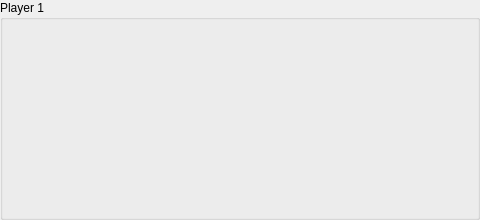
   <widget class="QGroupBox" name="groupBox">
    <property name="geometry">
     <rect>
      <x>15</x>
      <y>10</y>
      <width>480</width>
      <height>220</height>
     </rect>
    </property>
    <property name="title">
     <string>Player 1</string>
    </property>
    <widget class="QLabel" name="n4">
     <property name="geometry">
      <rect>
       <x>52</x>
       <y>20</y>
       <width>42</width>
       <height>60</height>
      </rect>
     </property>
     <property name="minimumSize">
      <size>
       <width>42</width>
       <height>60</height>
      </size>
     </property>
     <property name="text">
      <string/>
     </property>
     <property name="pixmap">
      <pixmap>../../../Utils/Workplace/pic/4.jpg</pixmap>
     </property>
     <property name="scaledContents">
      <bool>true</bool>
     </property>
    </widget>
    <widget class="QLabel" name="n5">
     <property name="geometry">
      <rect>
       <x>94</x>
       <y>20</y>
       <width>42</width>
       <height>60</height>
      </rect>
     </property>
     <property name="minimumSize">
      <size>
       <width>42</width>
       <height>60</height>
      </size>
     </property>
     <property name="text">
      <string/>
     </property>
     <property name="pixmap">
      <pixmap>../../../Utils/Workplace/pic/5.jpg</pixmap>
     </property>
     <property name="scaledContents">
      <bool>true</bool>
     </property>
    </widget>
    <widget class="QLabel" name="n8">
     <property name="geometry">
      <rect>
       <x>220</x>
       <y>20</y>
       <width>42</width>
       <height>60</height>
      </rect>
     </property>
     <property name="minimumSize">
      <size>
       <width>42</width>
       <height>60</height>
      </size>
     </property>
     <property name="text">
      <string/>
     </property>
     <property name="pixmap">
      <pixmap>../../../Utils/Workplace/pic/8.jpg</pixmap>
     </property>
     <property name="scaledContents">
      <bool>true</bool>
     </property>
    </widget>
    <widget class="QLabel" name="n6">
     <property name="geometry">
      <rect>
       <x>136</x>
       <y>20</y>
       <width>42</width>
       <height>60</height>
      </rect>
     </property>
     <property name="minimumSize">
      <size>
       <width>42</width>
       <height>60</height>
      </size>
     </property>
     <property name="text">
      <string/>
     </property>
     <property name="pixmap">
      <pixmap>../../../Utils/Workplace/pic/6.jpg</pixmap>
     </property>
     <property name="scaledContents">
      <bool>true</bool>
     </property>
    </widget>
    <widget class="QLabel" name="n7">
     <property name="geometry">
      <rect>
       <x>178</x>
       <y>20</y>
       <width>42</width>
       <height>60</height>
      </rect>
     </property>
     <property name="minimumSize">
      <size>
       <width>42</width>
       <height>60</height>
      </size>
     </property>
     <property name="text">
      <string/>
     </property>
     <property name="pixmap">
      <pixmap>../../../Utils/Workplace/pic/7.jpg</pixmap>
     </property>
     <property name="scaledContents">
      <bool>true</bool>
     </property>
    </widget>
    <widget class="QLabel" name="n11">
     <property name="geometry">
      <rect>
       <x>346</x>
       <y>20</y>
       <width>42</width>
       <height>60</height>
      </rect>
     </property>
     <property name="minimumSize">
      <size>
       <width>42</width>
       <height>60</height>
      </size>
     </property>
     <property name="text">
      <string/>
     </property>
     <property name="pixmap">
      <pixmap>../../../Utils/Workplace/pic/11.jpg</pixmap>
     </property>
     <property name="scaledContents">
      <bool>true</bool>
     </property>
    </widget>
    <widget class="QLabel" name="n9">
     <property name="geometry">
      <rect>
       <x>262</x>
       <y>20</y>
       <width>42</width>
       <height>60</height>
      </rect>
     </property>
     <property name="minimumSize">
      <size>
       <width>42</width>
       <height>60</height>
      </size>
     </property>
     <property name="text">
      <string/>
     </property>
     <property name="pixmap">
      <pixmap>../../../Utils/Workplace/pic/9.jpg</pixmap>
     </property>
     <property name="scaledContents">
      <bool>true</bool>
     </property>
    </widget>
    <widget class="QLabel" name="n10">
     <property name="geometry">
      <rect>
       <x>304</x>
       <y>20</y>
       <width>42</width>
       <height>60</height>
      </rect>
     </property>
     <property name="minimumSize">
      <size>
       <width>42</width>
       <height>60</height>
      </size>
     </property>
     <property name="text">
      <string/>
     </property>
     <property name="pixmap">
      <pixmap>../../../Utils/Workplace/pic/10.jpg</pixmap>
     </property>
     <property name="scaledContents">
      <bool>true</bool>
     </property>
    </widget>
    <widget class="QLabel" name="n12">
     <property name="geometry">
      <rect>
       <x>388</x>
       <y>20</y>
       <width>42</width>
       <height>60</height>
      </rect>
     </property>
     <property name="minimumSize">
      <size>
       <width>42</width>
       <height>60</height>
      </size>
     </property>
     <property name="text">
      <string/>
     </property>
     <property name="pixmap">
      <pixmap>../../../Utils/Workplace/pic/12.jpg</pixmap>
     </property>
     <property name="scaledContents">
      <bool>true</bool>
     </property>
    </widget>
    <widget class="QLabel" name="n13">
     <property name="geometry">
      <rect>
       <x>430</x>
       <y>20</y>
       <width>42</width>
       <height>60</height>
      </rect>
     </property>
     <property name="minimumSize">
      <size>
       <width>42</width>
       <height>60</height>
      </size>
     </property>
     <property name="text">
      <string/>
     </property>
     <property name="pixmap">
      <pixmap>../../../Utils/Workplace/pic/13.jpg</pixmap>
     </property>
     <property name="scaledContents">
      <bool>true</bool>
     </property>
    </widget>
    <widget class="QLabel" name="n16">
     <property name="geometry">
      <rect>
       <x>94</x>
       <y>81</y>
       <width>42</width>
       <height>60</height>
      </rect>
     </property>
     <property name="minimumSize">
      <size>
       <width>42</width>
       <height>60</height>
      </size>
     </property>
     <property name="text">
      <string/>
     </property>
     <property name="pixmap">
      <pixmap>../../../Utils/Workplace/pic/16.jpg</pixmap>
     </property>
     <property name="scaledContents">
      <bool>true</bool>
     </property>
    </widget>
    <widget class="QLabel" name="n17">
     <property name="geometry">
      <rect>
       <x>136</x>
       <y>81</y>
       <width>42</width>
       <height>60</height>
      </rect>
     </property>
     <property name="minimumSize">
      <size>
       <width>42</width>
       <height>60</height>
      </size>
     </property>
     <property name="text">
      <string/>
     </property>
     <property name="pixmap">
      <pixmap>../../../Utils/Workplace/pic/17.jpg</pixmap>
     </property>
     <property name="scaledContents">
      <bool>true</bool>
     </property>
    </widget>
    <widget class="QLabel" name="n18">
     <property name="geometry">
      <rect>
       <x>178</x>
       <y>81</y>
       <width>42</width>
       <height>60</height>
      </rect>
     </property>
     <property name="minimumSize">
      <size>
       <width>42</width>
       <height>60</height>
      </size>
     </property>
     <property name="text">
      <string/>
     </property>
     <property name="pixmap">
      <pixmap>../../../Utils/Workplace/pic/18.jpg</pixmap>
     </property>
     <property name="scaledContents">
      <bool>true</bool>
     </property>
    </widget>
    <widget class="QLabel" name="n21">
     <property name="geometry">
      <rect>
       <x>304</x>
       <y>81</y>
       <width>42</width>
       <height>60</height>
      </rect>
     </property>
     <property name="minimumSize">
      <size>
       <width>42</width>
       <height>60</height>
      </size>
     </property>
     <property name="text">
      <string/>
     </property>
     <property name="pixmap">
      <pixmap>../../../Utils/Workplace/pic/21.jpg</pixmap>
     </property>
     <property name="scaledContents">
      <bool>true</bool>
     </property>
    </widget>
    <widget class="QLabel" name="n24">
     <property name="geometry">
      <rect>
       <x>430</x>
       <y>81</y>
       <width>42</width>
       <height>60</height>
      </rect>
     </property>
     <property name="minimumSize">
      <size>
       <width>42</width>
       <height>60</height>
      </size>
     </property>
     <property name="text">
      <string/>
     </property>
     <property name="pixmap">
      <pixmap>../../../Utils/Workplace/pic/24.jpg</pixmap>
     </property>
     <property name="scaledContents">
      <bool>true</bool>
     </property>
    </widget>
    <widget class="QLabel" name="n19">
     <property name="geometry">
      <rect>
       <x>220</x>
       <y>81</y>
       <width>42</width>
       <height>60</height>
      </rect>
     </property>
     <property name="minimumSize">
      <size>
       <width>42</width>
       <height>60</height>
      </size>
     </property>
     <property name="text">
      <string/>
     </property>
     <property name="pixmap">
      <pixmap>../../../Utils/Workplace/pic/19.jpg</pixmap>
     </property>
     <property name="scaledContents">
      <bool>true</bool>
     </property>
    </widget>
    <widget class="QLabel" name="n14">
     <property name="geometry">
      <rect>
       <x>10</x>
       <y>81</y>
       <width>42</width>
       <height>60</height>
      </rect>
     </property>
     <property name="minimumSize">
      <size>
       <width>42</width>
       <height>60</height>
      </size>
     </property>
     <property name="text">
      <string/>
     </property>
     <property name="pixmap">
      <pixmap>../../../Utils/Workplace/pic/14.jpg</pixmap>
     </property>
     <property name="scaledContents">
      <bool>true</bool>
     </property>
    </widget>
    <widget class="QLabel" name="n22">
     <property name="geometry">
      <rect>
       <x>346</x>
       <y>81</y>
       <width>42</width>
       <height>60</height>
      </rect>
     </property>
     <property name="minimumSize">
      <size>
       <width>42</width>
       <height>60</height>
      </size>
     </property>
     <property name="text">
      <string/>
     </property>
     <property name="pixmap">
      <pixmap>../../../Utils/Workplace/pic/22.jpg</pixmap>
     </property>
     <property name="scaledContents">
      <bool>true</bool>
     </property>
    </widget>
    <widget class="QLabel" name="n15">
     <property name="geometry">
      <rect>
       <x>52</x>
       <y>81</y>
       <width>42</width>
       <height>60</height>
      </rect>
     </property>
     <property name="minimumSize">
      <size>
       <width>42</width>
       <height>60</height>
      </size>
     </property>
     <property name="text">
      <string/>
     </property>
     <property name="pixmap">
      <pixmap>../../../Utils/Workplace/pic/15.jpg</pixmap>
     </property>
     <property name="scaledContents">
      <bool>true</bool>
     </property>
    </widget>
    <widget class="QLabel" name="n23">
     <property name="geometry">
      <rect>
       <x>388</x>
       <y>81</y>
       <width>42</width>
       <height>60</height>
      </rect>
     </property>
     <property name="minimumSize">
      <size>
       <width>42</width>
       <height>60</height>
      </size>
     </property>
     <property name="text">
      <string/>
     </property>
     <property name="pixmap">
      <pixmap>../../../Utils/Workplace/pic/23.jpg</pixmap>
     </property>
     <property name="scaledContents">
      <bool>true</bool>
     </property>
    </widget>
    <widget class="QLabel" name="n20">
     <property name="geometry">
      <rect>
       <x>262</x>
       <y>81</y>
       <width>42</width>
       <height>60</height>
      </rect>
     </property>
     <property name="minimumSize">
      <size>
       <width>42</width>
       <height>60</height>
      </size>
     </property>
     <property name="text">
      <string/>
     </property>
     <property name="pixmap">
      <pixmap>../../../Utils/Workplace/pic/20.jpg</pixmap>
     </property>
     <property name="scaledContents">
      <bool>true</bool>
     </property>
    </widget>
    <widget class="QLabel" name="n26">
     <property name="geometry">
      <rect>
       <x>52</x>
       <y>142</y>
       <width>42</width>
       <height>60</height>
      </rect>
     </property>
     <property name="minimumSize">
      <size>
       <width>42</width>
       <height>60</height>
      </size>
     </property>
     <property name="text">
      <string/>
     </property>
     <property name="pixmap">
      <pixmap>../../../Utils/Workplace/pic/26.jpg</pixmap>
     </property>
     <property name="scaledContents">
      <bool>true</bool>
     </property>
    </widget>
    <widget class="QLabel" name="n30">
     <property name="geometry">
      <rect>
       <x>220</x>
       <y>142</y>
       <width>42</width>
       <height>60</height>
      </rect>
     </property>
     <property name="minimumSize">
      <size>
       <width>42</width>
       <height>60</height>
      </size>
     </property>
     <property name="text">
      <string/>
     </property>
     <property name="pixmap">
      <pixmap>../../../Utils/Workplace/pic/30.jpg</pixmap>
     </property>
     <property name="scaledContents">
      <bool>true</bool>
     </property>
    </widget>
    <widget class="QLabel" name="n33">
     <property name="geometry">
      <rect>
       <x>346</x>
       <y>142</y>
       <width>42</width>
       <height>60</height>
      </rect>
     </property>
     <property name="minimumSize">
      <size>
       <width>42</width>
       <height>60</height>
      </size>
     </property>
     <property name="text">
      <string/>
     </property>
     <property name="pixmap">
      <pixmap>../../../Utils/Workplace/pic/33.jpg</pixmap>
     </property>
     <property name="scaledContents">
      <bool>true</bool>
     </property>
    </widget>
    <widget class="QLabel" name="n25">
     <property name="geometry">
      <rect>
       <x>10</x>
       <y>142</y>
       <width>42</width>
       <height>60</height>
      </rect>
     </property>
     <property name="minimumSize">
      <size>
       <width>42</width>
       <height>60</height>
      </size>
     </property>
     <property name="text">
      <string/>
     </property>
     <property name="pixmap">
      <pixmap>../../../Utils/Workplace/pic/25.jpg</pixmap>
     </property>
     <property name="scaledContents">
      <bool>true</bool>
     </property>
    </widget>
    <widget class="QLabel" name="n28">
     <property name="geometry">
      <rect>
       <x>136</x>
       <y>142</y>
       <width>42</width>
       <height>60</height>
      </rect>
     </property>
     <property name="minimumSize">
      <size>
       <width>42</width>
       <height>60</height>
      </size>
     </property>
     <property name="text">
      <string/>
     </property>
     <property name="pixmap">
      <pixmap>../../../Utils/Workplace/pic/28.jpg</pixmap>
     </property>
     <property name="scaledContents">
      <bool>true</bool>
     </property>
    </widget>
    <widget class="QLabel" name="n34">
     <property name="geometry">
      <rect>
       <x>388</x>
       <y>142</y>
       <width>42</width>
       <height>60</height>
      </rect>
     </property>
     <property name="minimumSize">
      <size>
       <width>42</width>
       <height>60</height>
      </size>
     </property>
     <property name="text">
      <string/>
     </property>
     <property name="pixmap">
      <pixmap>../../../Utils/Workplace/pic/34.jpg</pixmap>
     </property>
     <property name="scaledContents">
      <bool>true</bool>
     </property>
    </widget>
    <widget class="QLabel" name="n29">
     <property name="geometry">
      <rect>
       <x>178</x>
       <y>142</y>
       <width>42</width>
       <height>60</height>
      </rect>
     </property>
     <property name="minimumSize">
      <size>
       <width>42</width>
       <height>60</height>
      </size>
     </property>
     <property name="text">
      <string/>
     </property>
     <property name="pixmap">
      <pixmap>../../../Utils/Workplace/pic/29.jpg</pixmap>
     </property>
     <property name="scaledContents">
      <bool>true</bool>
     </property>
    </widget>
    <widget class="QLabel" name="n32">
     <property name="geometry">
      <rect>
       <x>304</x>
       <y>142</y>
       <width>42</width>
       <height>60</height>
      </rect>
     </property>
     <property name="minimumSize">
      <size>
       <width>42</width>
       <height>60</height>
      </size>
     </property>
     <property name="text">
      <string/>
     </property>
     <property name="pixmap">
      <pixmap>../../../Utils/Workplace/pic/32.jpg</pixmap>
     </property>
     <property name="scaledContents">
      <bool>true</bool>
     </property>
    </widget>
    <widget class="QLabel" name="n35">
     <property name="geometry">
      <rect>
       <x>430</x>
       <y>142</y>
       <width>42</width>
       <height>60</height>
      </rect>
     </property>
     <property name="minimumSize">
      <size>
       <width>42</width>
       <height>60</height>
      </size>
     </property>
     <property name="text">
      <string/>
     </property>
     <property name="pixmap">
      <pixmap>../../../Utils/Workplace/pic/35.jpg</pixmap>
     </property>
     <property name="scaledContents">
      <bool>true</bool>
     </property>
    </widget>
    <widget class="QLabel" name="n31">
     <property name="geometry">
      <rect>
       <x>262</x>
       <y>142</y>
       <width>42</width>
       <height>60</height>
      </rect>
     </property>
     <property name="minimumSize">
      <size>
       <width>42</width>
       <height>60</height>
      </size>
     </property>
     <property name="text">
      <string/>
     </property>
     <property name="pixmap">
      <pixmap>../../../Utils/Workplace/pic/31.jpg</pixmap>
     </property>
     <property name="scaledContents">
      <bool>true</bool>
     </property>
    </widget>
    <widget class="QLabel" name="n27">
     <property name="geometry">
      <rect>
       <x>94</x>
       <y>142</y>
       <width>42</width>
       <height>60</height>
      </rect>
     </property>
     <property name="minimumSize">
      <size>
       <width>42</width>
       <height>60</height>
      </size>
     </property>
     <property name="text">
      <string/>
     </property>
     <property name="pixmap">
      <pixmap>../../../Utils/Workplace/pic/27.jpg</pixmap>
     </property>
     <property name="scaledContents">
      <bool>true</bool>
     </property>
    </widget>
    <widget class="QLabel" name="n3">
     <property name="geometry">
      <rect>
       <x>10</x>
       <y>20</y>
       <width>42</width>
       <height>60</height>
      </rect>
     </property>
     <property name="minimumSize">
      <size>
       <width>42</width>
       <height>60</height>
      </size>
     </property>
     <property name="text">
      <string/>
     </property>
     <property name="pixmap">
      <pixmap>../../../Utils/Workplace/pic/3.jpg</pixmap>
     </property>
     <property name="scaledContents">
      <bool>true</bool>
     </property>
    </widget>
   </widget>
